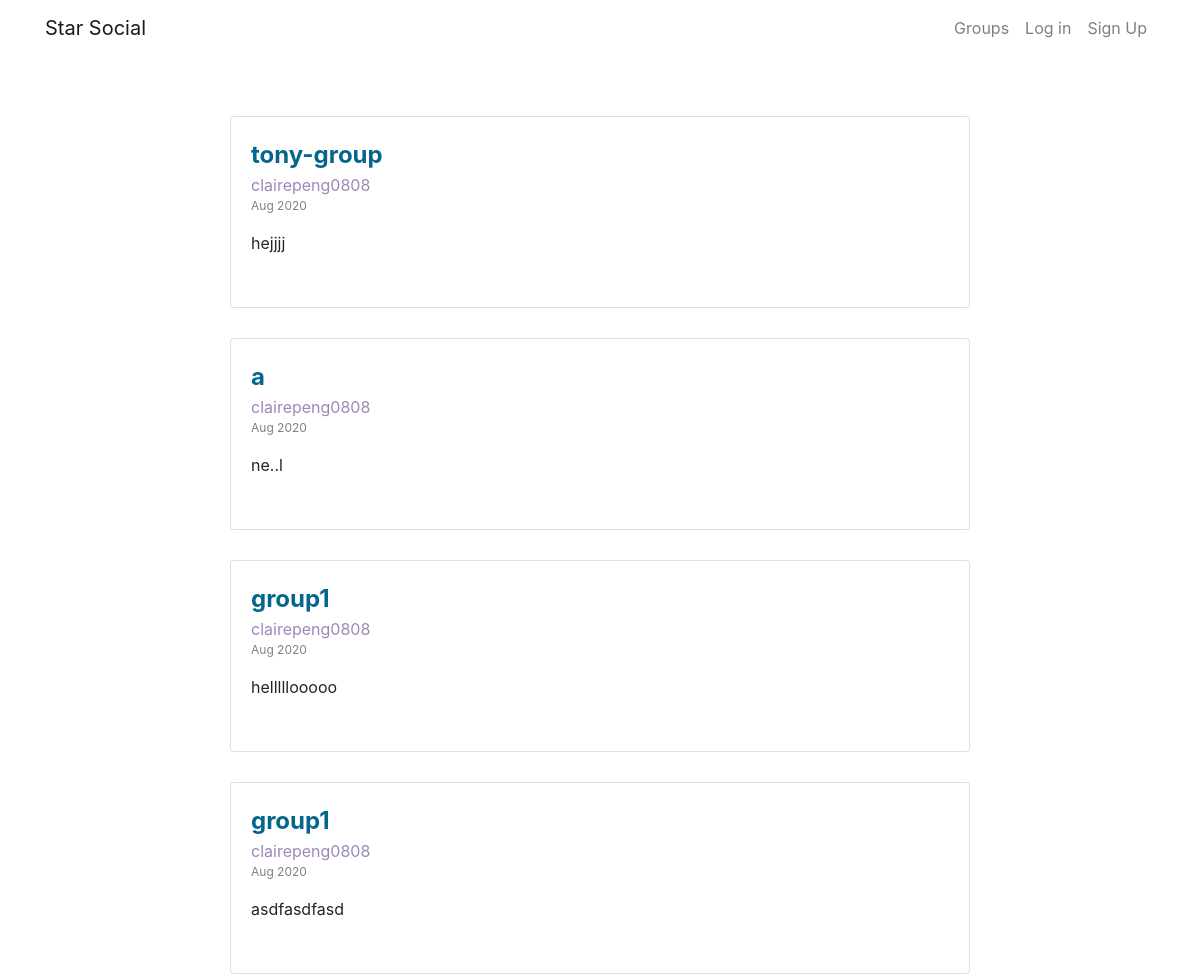
Before: / (upper part) with the older database file.
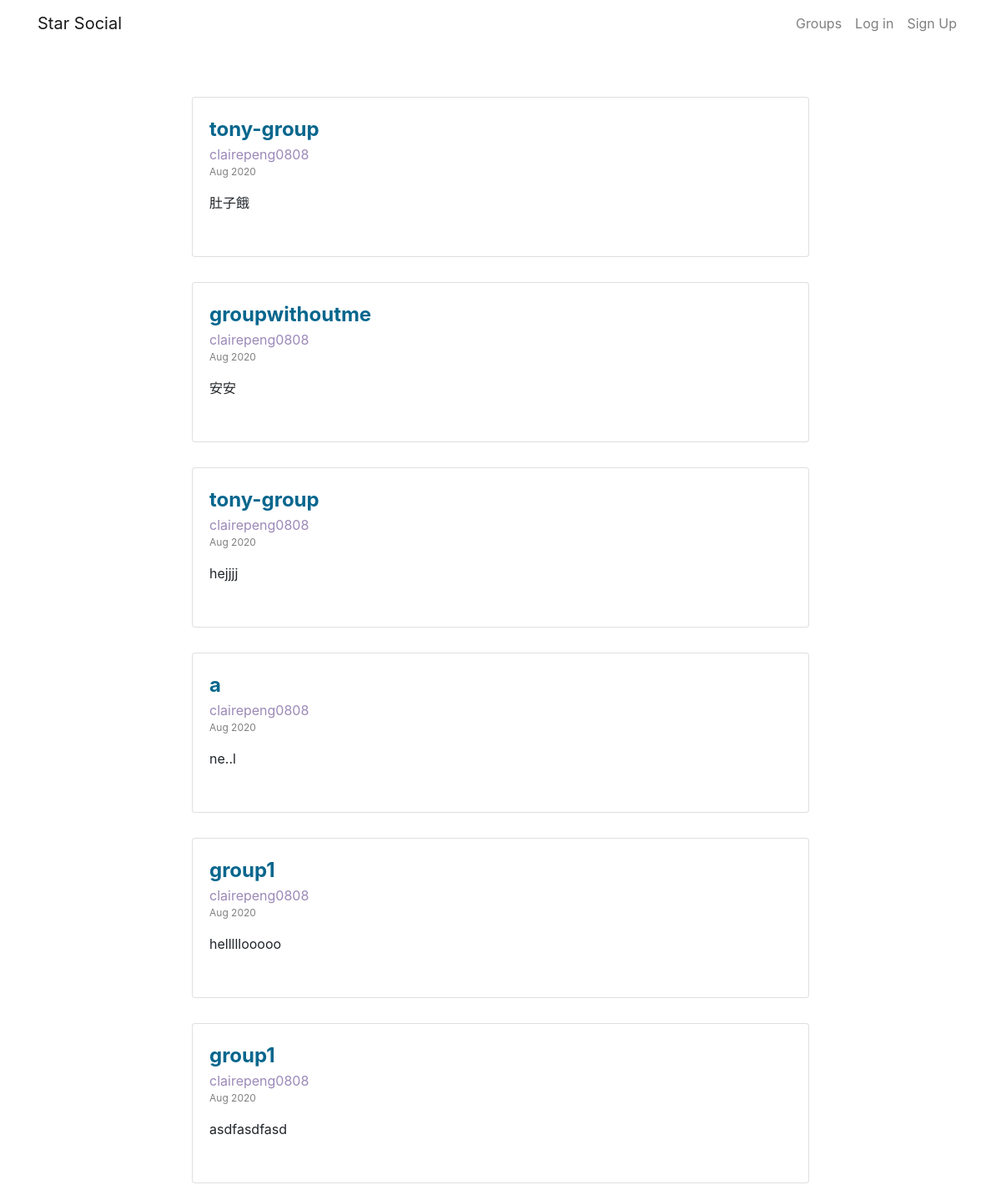
After: the same page with the newer database file.
### posts/models.py (models this page shows, shortened)
class Post(models.Model):
    user = models.ForeignKey(User, related_name='posts',on_delete=models.CASCADE)
    created_at = models.DateTimeField(default=timezone.now)
    message = models.TextField()
    message_html = models.TextField(editable=False)
    group = models.ForeignKey(Group,related_name='posts',on_delete=models.CASCADE)
    class Meta:
        ordering = ['-created_at']
        unique_together = [('user','message')]

### groups/models.py (models this page shows, shortened)
class Group(models.Model):
    name = models.CharField(max_length=256,unique=True)
    slug = models.SlugField(allow_unicode=True,unique=True)
    description = models.TextField(blank=True,default='')
    members = models.ManyToManyField(User,through='GroupMembership')
    class Meta:
        ordering = ['name']

### posts/views.py (the view)
# urls.py: path('',views.PostList.as_view(),name='list'),
class PostList(SelectRelatedMixin,generic.ListView):
    model = models.Post
    select_related = ('user','group')
    def get_context_data(self, **kwargs):
        context = super().get_context_data(**kwargs)
        return context

### posts/templates/posts/post_list.html (shortened to what this page needs)
{% extends 'posts/post_base.html' %}
{% block pre_post %}
<div class='pre-post'>
    {% for post in post_list %}
    <div class='card card-body post-body'>
        <div class='post-groupname'>
            <a href="{% url 'groups:detail' slug=post.group.name %}">{{ post.group.name }}</a>
        </div>
        <div class='post-username'>
            <a href="{% url 'posts:user_post' username=post.user.username %}">{{ post.user.username }}</a>
        </div>
        <div class='post-timestamp'>
            <time>{{ post.created_at | date:"M Y"  }}</time>
        </div>
        <p>{{ post.message_html | safe }}</p>
    </div>
    {% endfor %}
</div>
{% endblock %}

### posts/templates/posts/post_base.html (shortened to what this page needs)
{% extends 'base.html' %}
{% block content %}
<div class='container content post-page'>
    {% block pre_post %}{% endblock %}
</div>
{% endblock %}

### templates/base.html (shortened to what this page needs)
<!DOCTYPE html>
{% load static %}
<html lang="en">
<head>
    <link rel="stylesheet" href="https://stackpath.bootstrapcdn.com/bootstrap/4.3.1/css/bootstrap.min.css"
>
    <link rel="stylesheet" href="//cdn.jsdelivr.net/npm/medium-editor@latest/dist/css/medium-editor.min.css"
        type="text/css" media="screen" charset="utf-8">
    <link rel="stylesheet" href="{% static 'css/master.css' %}" />
</head>
<body>
    <nav class="navbar navbar-expand-lg navbar-light navbar-font">
        <div class="container navbar-container">
            <ul class="navbar-nav">
                <li><a class="navbar-brand" href="{% url 'posts:list' %}">Star Social</a>
                </li>
            </ul>
            <ul class="navbar-nav navbar-right">
                {% if user.is_authenticated %}
                <li class="nav-item">
                    <a class="nav-link" href="{% url 'posts:create' %}">Post</a>
                </li>
                <li class="nav-item">
                    <a class="nav-link" href="{% url 'groups:list' %}">Groups</a>
                </li>
                <li class="nav-item">
                    <a class="nav-link" href="{% url 'groups:create' %}">Create Group</a>
                </li>
                <li class="nav-item dropdown">
                    <a class="nav-link dropdown-toggle" href="#" id="navbarDropdownMenuLink" role="button"
                        data-toggle="dropdown" aria-haspopup="true" aria-expanded="true">
                        {{ user.username }}
                    </a>
                    <div class="dropdown-menu" aria-labelledby="navbarDropdownMenuLink">
                        <a class="dropdown-item" href="{% url 'groups:mygroups' %}">My
                            Groups</a>
                        <a class="dropdown-item" href="{% url 'posts:user_post' username=user.username %}">My Posts</a>
                        <a class="dropdown-item" href="{% url 'accounts:logout' %}">Logout</a>
                    </div>
                </li>
                {% else %}
                <li class="nav-item">
                    <a class="nav-link" href="{% url 'groups:list' %}">Groups</a>
                </li>
                <li><a class="nav-link" href="{% url 'accounts:login' %}">Log in</a></li>
                <li><a class="nav-link" href="{% url 'accounts:signup' %}">Sign Up</a></li>
                {% endif %}
            </ul>
        </div>
    </nav>
    <div class='container-fluid content'>
            <div class='row'>
                <div class='col-md-8 mx-auto'>
                    {% block content %}
                    {% endblock %}
                </div>
            </div>
        </div>
</body>
</body>
</html>

### static/css/master.css (style rules this page uses)
.content { margin-top: 30px; }
.group-list, .post-body { margin-top: 30px; margin-bottom: 30px; }
.post-username a { color: #9c89b8; }
.post-timestamp { color: grey; font-size: 12px; }
.post-groupname a { color: #05668d; font-size: 1.5rem; font-weight: bold; }

Changed rows visible on the page:
added Post: group.name "tony-group", user.username "clairepeng0808", created_at "Aug 2020", message_html "肚子餓"
added Post: group.name "groupwithoutme", user.username "clairepeng0808", created_at "Aug 2020", message_html "安安"
